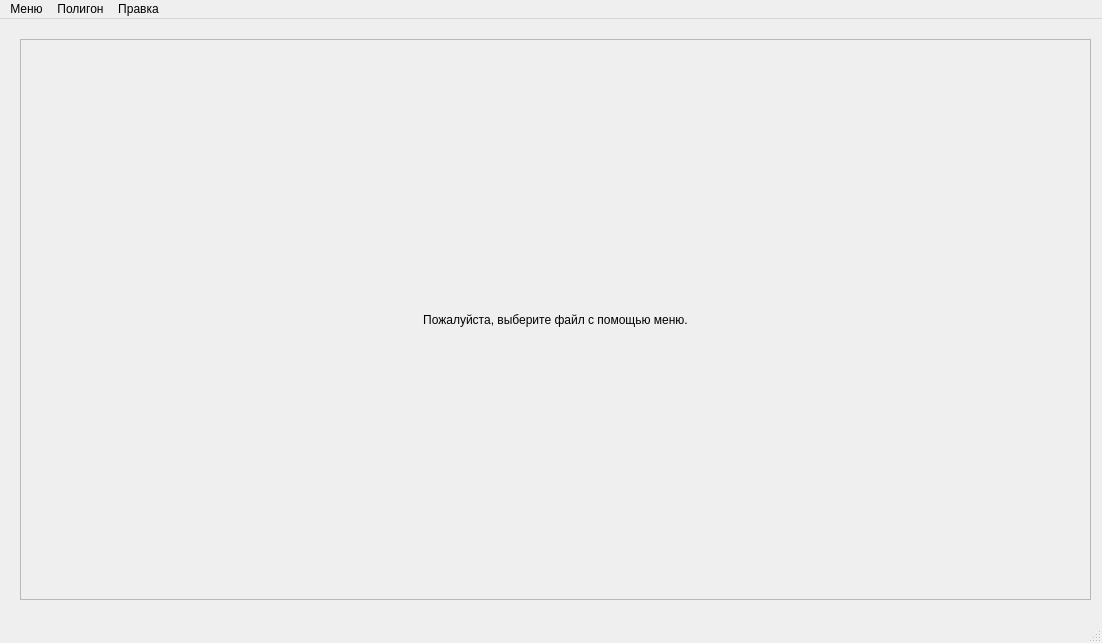
<?xml version="1.0" encoding="UTF-8"?>
<ui version="4.0">
 <class>MainWindow</class>
 <widget class="QMainWindow" name="MainWindow">
  <property name="geometry">
   <rect>
    <x>0</x>
    <y>0</y>
    <width>1102</width>
    <height>643</height>
   </rect>
  </property>
  <property name="mouseTracking">
   <bool>false</bool>
  </property>
  <property name="windowTitle">
   <string>MainWindow</string>
  </property>
  <widget class="QWidget" name="centralwidget">
   <widget class="QLabel" name="image_label">
    <property name="geometry">
     <rect>
      <x>20</x>
      <y>20</y>
      <width>1071</width>
      <height>561</height>
     </rect>
    </property>
    <property name="frameShape">
     <enum>QFrame::StyledPanel</enum>
    </property>
    <property name="text">
     <string>Пожалуйста, выберите файл с помощью меню.</string>
    </property>
    <property name="scaledContents">
     <bool>true</bool>
    </property>
    <property name="alignment">
     <set>Qt::AlignCenter</set>
    </property>
   </widget>
   <widget class="QGraphicsView" name="graphicsView">
    <property name="geometry">
     <rect>
      <x>20</x>
      <y>20</y>
      <width>1071</width>
      <height>561</height>
     </rect>
    </property>
    <property name="sizePolicy">
     <sizepolicy hsizetype="Preferred" vsizetype="Preferred">
      <horstretch>0</horstretch>
      <verstretch>0</verstretch>
     </sizepolicy>
    </property>
    <property name="autoFillBackground">
     <bool>false</bool>
    </property>
    <property name="styleSheet">
     <string notr="true">background-color: rgba(255, 255, 255, 0);</string>
    </property>
    <property name="verticalScrollBarPolicy">
     <enum>Qt::ScrollBarAlwaysOff</enum>
    </property>
    <property name="horizontalScrollBarPolicy">
     <enum>Qt::ScrollBarAlwaysOff</enum>
    </property>
    <property name="sizeAdjustPolicy">
     <enum>QAbstractScrollArea::AdjustIgnored</enum>
    </property>
   </widget>
  </widget>
  <widget class="QMenuBar" name="menubar">
   <property name="geometry">
    <rect>
     <x>0</x>
     <y>0</y>
     <width>1102</width>
     <height>26</height>
    </rect>
   </property>
   <property name="mouseTracking">
    <bool>true</bool>
   </property>
   <widget class="QMenu" name="menu">
    <property name="focusPolicy">
     <enum>Qt::NoFocus</enum>
    </property>
    <property name="tearOffEnabled">
     <bool>false</bool>
    </property>
    <property name="title">
     <string>Меню</string>
    </property>
    <addaction name="action"/>
    <addaction name="separator"/>
   </widget>
   <widget class="QMenu" name="polymenu">
    <property name="contextMenuPolicy">
     <enum>Qt::DefaultContextMenu</enum>
    </property>
    <property name="title">
     <string comment="Действия с полигоном, позволяющие создать и редактировать его">Полигон</string>
    </property>
    <property name="toolTipsVisible">
     <bool>false</bool>
    </property>
    <addaction name="EnterPoly"/>
    <addaction name="CreatePoly"/>
   </widget>
   <widget class="QMenu" name="undomenu">
    <property name="title">
     <string>Правка</string>
    </property>
    <addaction name="DeletePoly"/>
    <addaction name="DeleteScene"/>
   </widget>
   <addaction name="menu"/>
   <addaction name="polymenu"/>
   <addaction name="undomenu"/>
  </widget>
  <widget class="QStatusBar" name="statusbar"/>
  <action name="action">
   <property name="text">
    <string>Выбрать файл</string>
   </property>
   <property name="visible">
    <bool>true</bool>
   </property>
  </action>
  <action name="EnterPoly">
   <property name="text">
    <string>Нанести полигон</string>
   </property>
  </action>
  <action name="DeletePoly">
   <property name="text">
    <string>Удалить полигон</string>
   </property>
  </action>
  <action name="DeleteScene">
   <property name="text">
    <string>Очистить изображение</string>
   </property>
  </action>
  <action name="CreatePoly">
   <property name="text">
    <string>Закончить нанесение полигона</string>
   </property>
  </action>
 </widget>
 <resources/>
 <connections/>
</ui>
